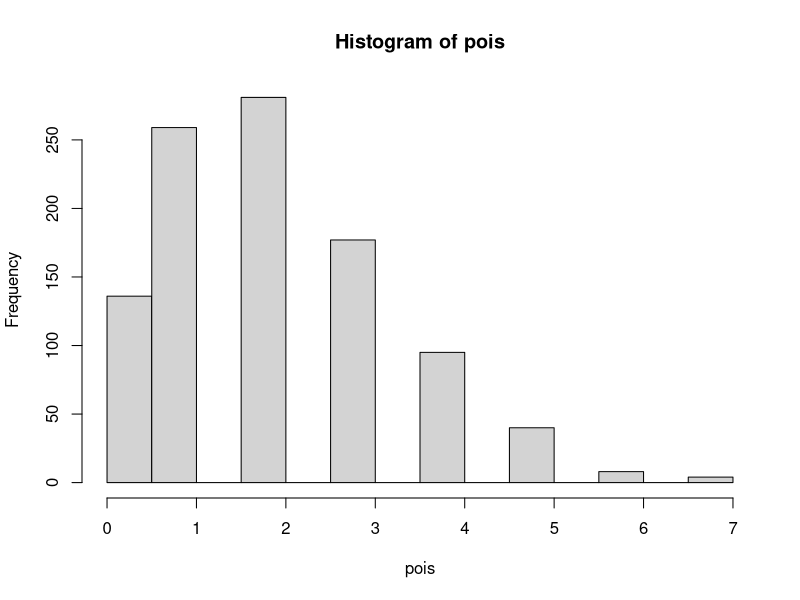
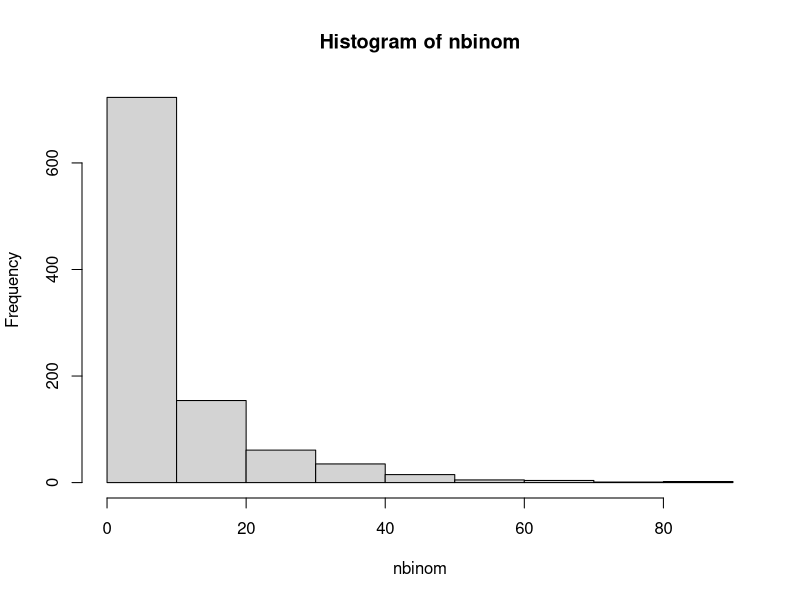

R code for these plots, in order: (Note: this script raises an error after producing the figures.)
####
# Poisson:
pois <- rpois(1000, lambda = 2)
hist(pois, breaks = 10)

# Negative Binomial Type 2:
nbinom <- rnbinom(1000, size = 0.5, mu = 9) # size = delta; mu = theta
hist(nbinom, breaks = 10)

# Verificação da significância estatística do parâmetro de forma (theta) da
#distribuição binomial negativa
modelo_bneg$theta / modelo_bneg$SE.theta
# Se este cálculo for maior que 1.96, verificamos a significância estatística
#de theta ao nível de confiança de 95%
# Ou seja, se isso ocorrer, ficamos com modelo BNEG!

#Cálculo manual do fit do modelo binomial negativo:
#Predict modelo_bneg antes da mudança da lei:
exp(1.9469 + 0.0400 * 23 - 4.2746 * 0 + 0.4527 * 0.5)

#Predict modelo_bneg depois da mudança da lei:
exp(1.9469 + 0.0400 * 23 - 4.2746 * 1 + 0.4527 * 0.5)

#Cálculo manual do fit do modelo ZIP:
(1 - (1/(1 + exp(-(-1.6117 -0.9524*0.5)))))*
  (exp(2.488857 + 0.020020*23 -4.287651*0 + 0.093714*0.5))


####
# Modelo OLS:
modelo_lm <- lm(formula = violations ~ staff + post + corruption,
                data = corruption)
summary(modelo_lm)
library(nortest)
sf.test(modelo_lm$residuals)
logLik(modelo_lm)
lrtest(modelo_zinb, modelo_lm)

# Box-Cox
library(car)
lambda_BC <- powerTransform(corruption$violations)
summary(corruption$violations)

corruption$violations1 <- corruption$violations + 0.001
summary(corruption$violations1)
lambda_BC <- powerTransform(corruption$violations1)
lambda_BC

#Inserir o lambda de Box-Cox na base de dados
corruption$bc_violations <- (((corruption$violations1 ^
                                 lambda_BC$lambda) - 1) / lambda_BC$lambda)

# Modelo Box-Cox
modelo_bc <- lm(formula = bc_violations ~ staff + post + corruption,
                data = corruption)
summary(modelo_bc)
sf.test(modelo_bc$residuals)
logLik(modelo_bc)
lrtest(modelo_zinb, modelo_bc)

# Gráfico de LogLiks
my_plot3 <-
  data.frame(Poisson = logLik(modelo_poisson),
             ZIP = logLik(modelo_zip),
             Bneg = logLik(modelo_bneg),
             ZINB = logLik(modelo_zinb),
             OLS = logLik(modelo_lm),
             OLS_BC = logLik(modelo_bc)) %>%
  melt() %>%
  ggplot(aes(x = variable, y = value)) +
  geom_bar(aes(fill = factor(variable)), 
           stat = "identity",
           color = "black") +
  geom_text(aes(label = format(value, digts = 3)),
            color = "black",
            size = 3.5,
            vjust = -0.5,
            angle = 90) +
  scale_fill_manual("Legenda:", values = c("#440154FF", "#453781FF",
                                           "orange", "#FDE725FF",
                                           "grey20", "grey40")) +
  coord_flip() +
  labs(x = "Estimação",
       y = "Log-Likelihood") +
  theme_cowplot()
my_plot3
